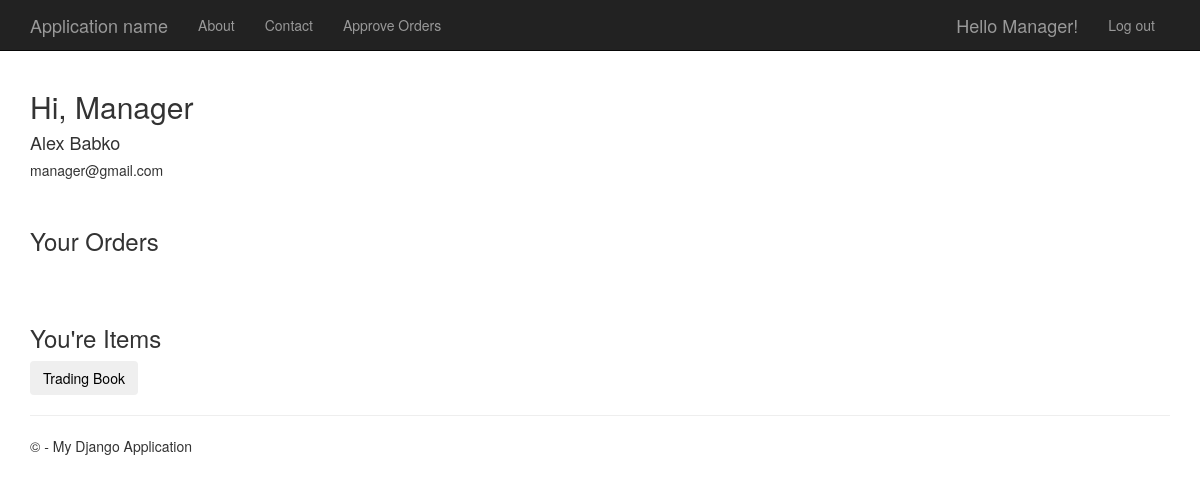
The page /users/myaccount/ (signed in) on the database as committed earlier.
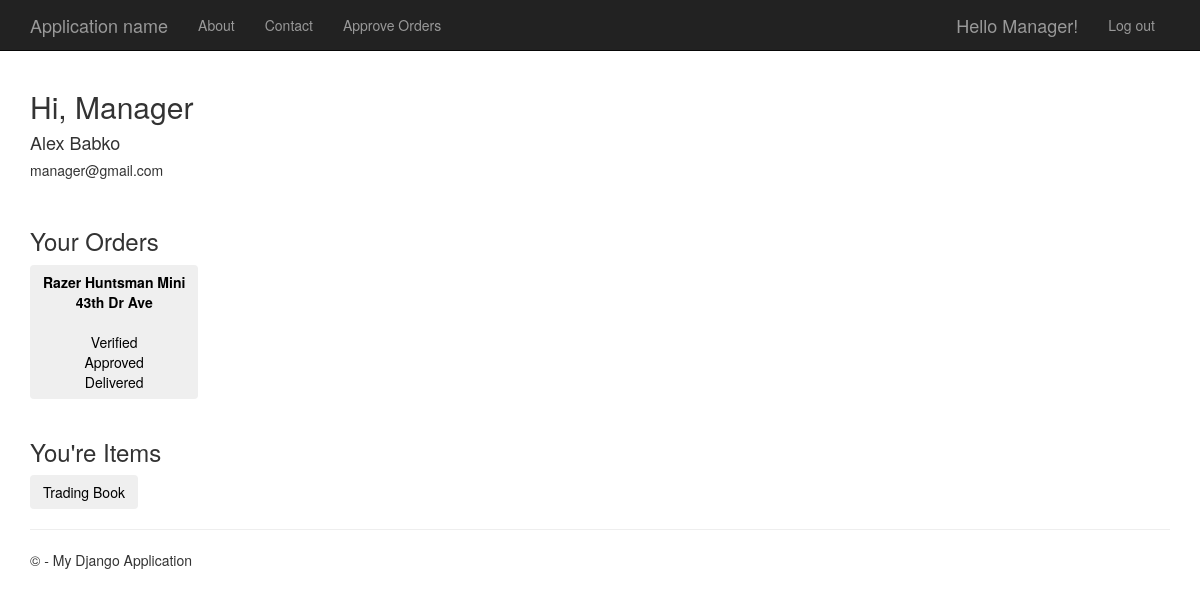
The same page on the database as committed later.
### item/models.py (models this page shows, shortened)
class Item(models.Model):
    name = models.CharField(max_length=50)
    owner = models.ForeignKey(User, on_delete=models.CASCADE)
    price = models.FloatField()
    quantity = models.IntegerField(default=1)
    description = models.TextField(null=True, default=None, blank=True)
    def __str__(self):
        return self.name

class DeliveryOrder(models.Model):
    date_added_order = models.DateField(auto_now_add=True)
    item = models.ForeignKey(Item, on_delete=models.CASCADE)
    user = models.ForeignKey(User, on_delete=models.CASCADE)
    quantity = models.IntegerField(default=1)
    state = models.CharField(max_length=30)
    city = models.CharField(max_length=30)
    address = models.CharField(max_length=255)
    home = models.CharField(max_length=30)
    is_verified = models.BooleanField(default=False)
    is_approved = models.BooleanField(default=False)
    is_completed = models.BooleanField(default=False)
    is_canceled = models.BooleanField(default=False)
    is_invoice = models.BooleanField(default=False)
    is_invoice_created = models.BooleanField(default=False)
    service = models.IntegerField(default=10)
    tax = models.IntegerField(default=10)
    quantity = models.IntegerField(default=1)
    invoice = models.FloatField(default=0)

### users/views.py (the view)
# urls.py: path("myaccount/", views.myaccount, name="myaccount"),
def myaccount(request):
    items = Item.objects.all()
    orders = DeliveryOrder.objects.all()
    return render(request, 'myaccount.html', {"orders": orders, "items": items})

### users/templates/myaccount.html (shortened to what this page needs)
{% extends "app/layout.html" %}
{% block content %}
<div>
    <br/>
    <h2>Hi, {{ user.username }}</h2>
    <h4>{{ user.first_name }} {{ user.last_name }}</h4>
    <h5>{{ user.email }}</h5>
    <br/>
    <h3>Your Orders</h3>
    {% for order in orders %}
    <tr><td>
        {% if order.user == user %}
            {% if order.is_invoice %}
            <a class="item" href="{% url 'invoice-detail' order.id %}" style="padding-right: 10px;">
            <button type="submit" class="btn btn-outline-info waves-effect">
                <b>{{ order.item }}</b>
                <br/>
                    <b>{{ order.address }}</b>
                <br/><br/>
                {% if order.is_verified == False %}
                    Not Verified
                {% else %}
                    Verified
                {% endif %}
                <br/>
                {% if order.is_approved == False %}
                    Not Approved
                {% else %}
                    Approved
                {% endif %}
                <br/>
                {% if order.is_completed == False %}
                    Not Delivered
                {% else %}
                    Delivered
                {% endif %}
            </button></a>
            {% endif %}
        {% endif %}
    </td></tr>
    {% endfor %}
    <br/><br/>
    <h3>You're Items</h3>
    {% for item in items %}
        {% if item.owner == user %}
            <a class="item" href="{% url 'item-detail' item.id %}" style="padding-right: 10px;">
            <button type="submit" class="btn btn-outline-info waves-effect">
                {{ item.name }}
            </button></a>
        {% endif %}
    {% empty %}
        <h4>You Have no Items</h4>
    {% endfor %}
</div>
{% endblock %}

Rows that differ between the two databases and show on the page:
now on this page (row edited): DeliveryOrder: item "Razer Huntsman Mini", address "43th Dr Ave", is_verified "Verified", is_approved "Approved", is_completed "Delivered"
